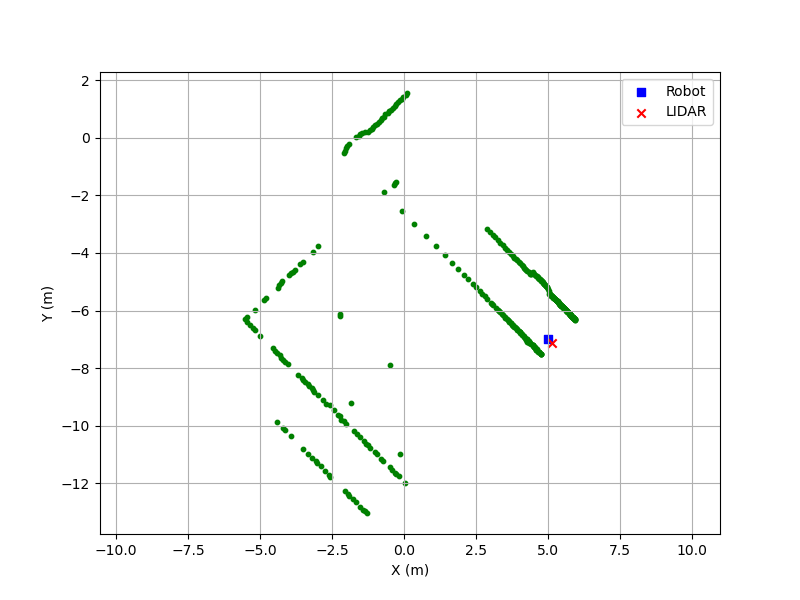

Generate this figure with Python:
import numpy as np
import matplotlib.pyplot as plt

# Pose del robot en la terna global
x_robot, y_robot, theta_robot = 5, -7, -np.pi/4

# Pose del LIDAR en la terna del robot
x_lidar_robot, y_lidar_robot, theta_lidar = 0.2, 0, np.pi

# Transformación homogénea del robot en la terna global
T_robot_global = np.array([
    [np.cos(theta_robot), -np.sin(theta_robot), x_robot],
    [np.sin(theta_robot), np.cos(theta_robot), y_robot],
    [0, 0, 1]
])

# Transformación homogénea del LIDAR en la terna del robot
T_lidar_robot = np.array([
    [np.cos(theta_lidar), -np.sin(theta_lidar), x_lidar_robot],
    [np.sin(theta_lidar), np.cos(theta_lidar), y_lidar_robot],
    [0, 0, 1]
])

# Transformación homogénea del LIDAR en la terna global
T_lidar_global = T_robot_global @ T_lidar_robot
x_lidar_global, y_lidar_global = T_lidar_global[:2, 2]

# Cargar datos del LiDAR
scan = np.loadtxt('/home/nataly/Escritorio/robotica/tp1/laserscan.dat')

# Definir ángulos de medición en la terna del LIDAR
angle = np.linspace(-np.pi/2, np.pi/2, np.shape(scan)[0], endpoint=True)


# Transformar las mediciones del LIDAR a coordenadas globales
x_measurements = []
y_measurements = []

for r, alpha in zip(scan,angle):
    p_lidar = np.array([r * np.cos(alpha), r * np.sin(alpha), 1])
    p_global = T_lidar_global @ p_lidar
    x_measurements.append(p_global[0])
    y_measurements.append(p_global[1])

# Graficar
plt.figure(figsize=(8, 6))
plt.scatter(x_robot, y_robot, c='blue', marker='s', label='Robot')
plt.scatter(x_lidar_global, y_lidar_global, c='red', marker='x', label='LIDAR')
plt.scatter(x_measurements, y_measurements, c='green', s=10)
plt.legend()
plt.xlabel("X (m)")
plt.ylabel("Y (m)")
plt.grid()
plt.axis('equal')
plt.show()
